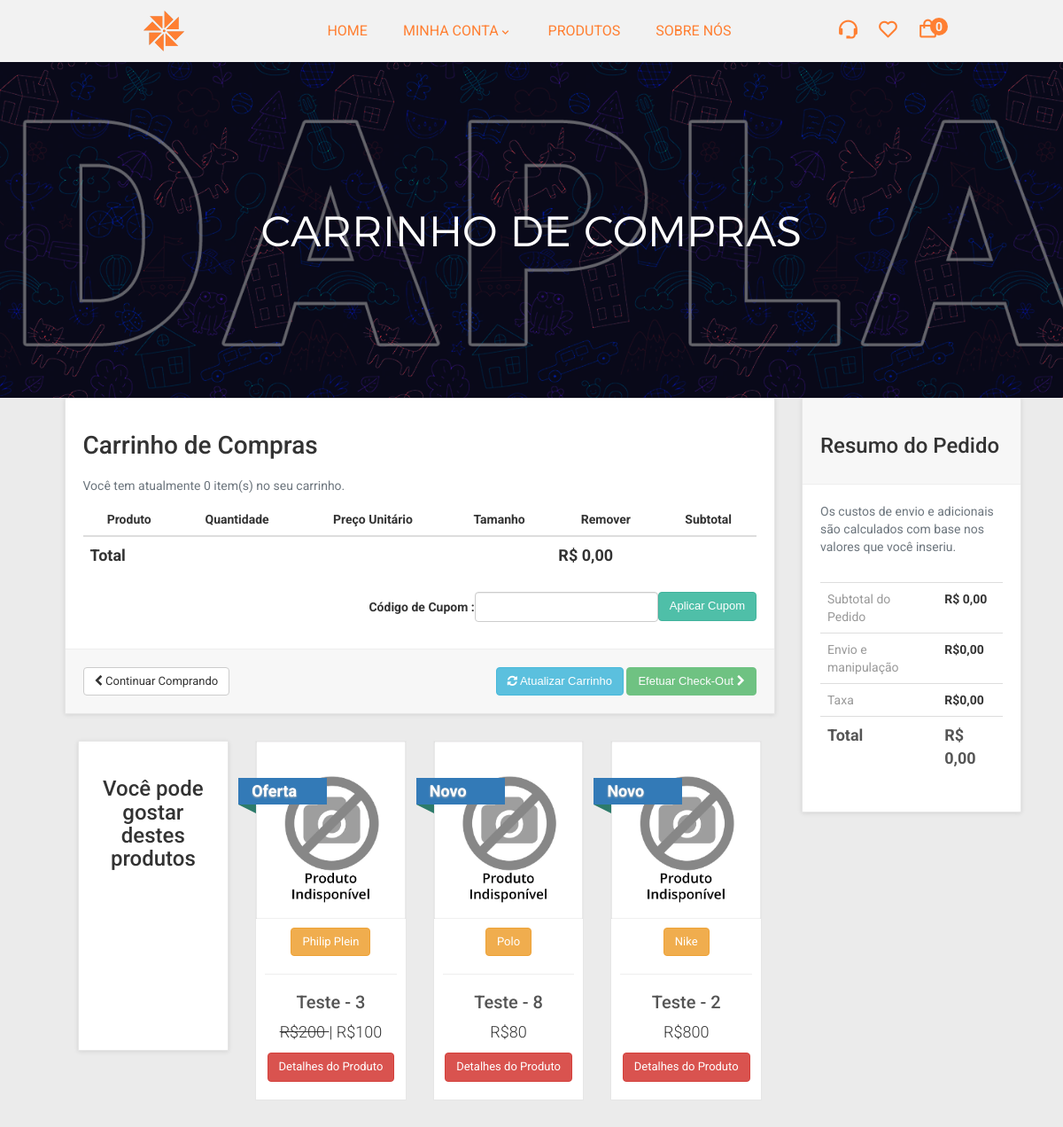
The app's page /cart.php with its own data.
### tables this page shows
CREATE TABLE `products` (
  `product_id` int(10) NOT NULL,
  `p_cat_id` int(10) NOT NULL,
  `cat_id` int(10) NOT NULL,
  `manufacturer_id` int(10) NOT NULL,
  `date` timestamp NOT NULL DEFAULT current_timestamp() ON UPDATE current_timestamp(),
  `product_title` text NOT NULL,
  `product_url` text NOT NULL,
  `product_img1` text NOT NULL,
  `product_img2` text NOT NULL,
  `product_img3` text NOT NULL,
  `product_price` int(10) NOT NULL,
  `product_psp_price` int(100) NOT NULL,
  `product_desc` text NOT NULL,
  `product_features` text NOT NULL,
  `product_video` text NOT NULL,
  `product_keywords` text NOT NULL,
  `product_label` text NOT NULL,
  `status` varchar(255) NOT NULL
);

CREATE TABLE `manufacturers` (
  `manufacturer_id` int(10) NOT NULL,
  `manufacturer_title` text NOT NULL,
  `manufacturer_top` text NOT NULL,
  `manufacturer_image` text NOT NULL
);

### cart.php (the view, shortened to what this page needs)
<?php
$index = "index.php";
$cart = "#";
$favorites = "customer/my_account.php?my_wishlist";
$products = "shop.php";
$contato = "contact.php";
$sobrenos = "about.php";
include("includes/db.php");
include("includes/header.php");
include("functions/functions.php");
include("includes/main.php");
?>
<main>
  <div class="nero">
    <div class="nero__heading">
      <span class="hero__bold">CARRINHO</span> de Compras
    </div>
  </div>
</main>
<div id="content">
  <div class="container">
    <div class="col-md-9" id="cart">
      <div class="box">
        <form action="cart.php" method="post" enctype="multipart-form-data">
          <h1> Carrinho de Compras </h1>
          <?php
          $ip_add = getRealUserIp();
          $selectCarrinho = "select * from cart where ip_add='$ip_add'";
          $runCarrinho = mysqli_query($con, $selectCarrinho);
          $count = mysqli_num_rows($runCarrinho);
          ?>
          <p class="text-muted"> Você tem atualmente
            <?php echo $count; ?> item(s) no seu carrinho.
          </p>
          <div class="table-responsive">
            <table class="table">
              <thead>
                <tr>
                  <th colspan="2">Produto</th>
                  <th>Quantidade</th>
                  <th>Preço Unitário</th>
                  <th>Tamanho</th>
                  <th colspan="1">Remover</th>
                  <th colspan="2"> Subtotal </th>
                </tr>
              </thead>
                <?php
                $total = 0;
                    ?>
              <tfoot>
                <tr>
                  <th colspan="5"> Total </th>
                  <th colspan="2"> R$
                    <?php echo $total; ?>,00
                  </th>
                </tr>
              </tfoot>
            </table>
            <div class="form-inline pull-right">
              <div class="form-group">
                <label>Código de Cupom : </label>
                <input type="text" name="Codigo" class="form-control">
              </div>
              <input class="btn btn-primary" type="submit" name="Cupom_Aplicar" value="Aplicar Cupom">
            </div>
          </div>
          <div class="box-footer">
            <div class="pull-left">
              <a href="index.php" class="btn btn-default">
                <i class="fa fa-chevron-left"></i> Continuar Comprando
              </a>
            </div>
            <div class="pull-right">
              <button class="btn btn-info" type="submit" name="update">
                <i class="fa fa-refresh"></i> Atualizar Carrinho
              </button>
              <?php
              $quantidadeZero = false;
              if ($count == 0 || $quantidadeZero) {
                echo '<button class="btn btn-success" disabled>
      Efetuar Check-Out <i class="fa fa-chevron-right"></i>
  </button>';
              } else {
                echo '<a href="select_payment.php" class="btn btn-success">
      Efetuar Check-Out <i class="fa fa-chevron-right"></i>
  </a>';
              }
              ?>
            </div>
          </div>
        </form>
      </div>
      <div id="row same-height-row">
        <div class="col-md-3 col-sm-6">
          <div class="box same-height headline">
            <h3 class="text-center"> Você pode gostar destes produtos </h3>
          </div>
        </div>
        <?php
        $getProduto = "select * from products order by rand() LIMIT 0,3";
        $runProduto = mysqli_query($con, $getProduto);
        while ($rowProducts = mysqli_fetch_array($runProduto)) {
          $tituloProduto = $rowProducts['product_title'];
          $precoProduto = $rowProducts['product_price'];
          $produtoImagem1 = $rowProducts['product_img1'];
          $produtoRotulo = $rowProducts['product_label'];
          $idFabricante = $rowProducts['manufacturer_id'];
          $getManufacturer = "select * from manufacturers where manufacturer_id='$idFabricante'";
          $runManufacturer = mysqli_query($db, $getManufacturer);
          $rowManufacturer = mysqli_fetch_array($runManufacturer);
          $nomeFabricante = $rowManufacturer['manufacturer_title'];
          $proPspPrice = $rowProducts['product_psp_price'];
          $proUrl = $rowProducts['product_url'];
          if ($produtoRotulo == "Oferta" or $produtoRotulo == "Presente") {
            $productPrice = "<del> R$$precoProduto </del>";
            $productPspPrice = "| R$$proPspPrice";
          } else {
            $productPspPrice = "";
            $productPrice = "R$$precoProduto";
          }
          if ($produtoRotulo == "") {
          } else {
            $productLabel = "
<a class='label sale' href='#' style='color:black;'>
<div class='thelabel'>$produtoRotulo</div>
<div class='label-background'> </div>
</a>
";
          }
          echo "
<div class='col-md-3 col-sm-6 center-responsive' >
<div class='product' >
<a href='$proUrl' >
<img src='admin_area/product_images/$produtoImagem1' class='img-responsive' >
</a>
<div class='text' >
<center>
<p class='btn btn-warning'> $nomeFabricante </p>
</center>
<hr>
<h3><a href='$proUrl' >$tituloProduto</a></h3>
<p class='price' > $productPrice $productPspPrice </p>
<p class='buttons' >
<a href='$proUrl' class='btn btn-danger'>Detalhes do Produto</a>
</p>
</div>
$productLabel
</div>
</div>
";
        }
        ?>
      </div>
    </div>
    <div class="col-md-3">
      <div class="box" id="order-summary">
        <div class="box-header">
          <h3>
            Resumo do Pedido</h3>
        </div>
        <p class="text-muted">
          Os custos de envio e adicionais são calculados com base nos valores que você inseriu.
        </p>
        <div class="table-responsive">
          <table class="table">
            <tbody>
              <tr>
                <td> Subtotal do Pedido </td>
                <th> R$
                  <?php echo $total; ?>,00
                </th>
              </tr>
              <tr>
                <td> Envio e manipulação </td>
                <th>R$0,00</th>
              </tr>
              <tr>
                <td>Taxa</td>
                <th>R$0,00</th>
              </tr>
              <tr class="total">
                <td>Total</td>
                <th>R$
                  <?php echo $total; ?>,00
                </th>
              </tr>
            </tbody>
          </table>
        </div>
      </div>
    </div>
  </div>
</div>
</body>
</html>

### includes/header.php (shortened to what this page needs)
<!DOCTYPE html>
<html lang="en">
<head>
  <link rel="stylesheet" href="https://cdn.jsdelivr.net/npm/swiper@10/swiper-bundle.min.css" />
  <link href="styles/bootstrap.css" rel="stylesheet">
  <link href="styles/bootstrap.min.css" rel="stylesheet">
  <link href="styles/backend.css" rel="stylesheet">
  <link href="styles/style.css" rel="stylesheet">
  <link href="styles/Home.css" rel="stylesheet">
  <link href="styles/aboutus.css" rel="stylesheet">
  <link rel="stylesheet" href="styles/myaccount.css">
  <link href="font-awesome/css/font-awesome.min.css" rel="stylesheet">
</head>
<body>
</body>
</html>

### includes/main.php (shortened to what this page needs)
<link rel="stylesheet" href="https://unpkg.com/boxicons@latest/css/boxicons.min.css">
</head>
<body>
  <header>
    <nav>
      <div class="logozinha">
        <a href="<?php echo $index ?>" class="logo"><img src="images/logo2.png" alt=""><span>ADAPLAY</span></a>
      </div>
      <ul class="navmenuzin">
        <li><a href="<?php echo $index ?>">Home</a></li>
        <li id="dropdownzinho"><a href="#">Minha Conta<i class='bx bx-chevron-down'></i></a>
            </li>
          </ul>
        <li><a href="<?php echo $products ?>">Produtos</a></li>
        <li><a href="<?php echo $sobrenos ?>">Sobre Nós</a></li>
      <div class="nav-icon">
        <a href="<?php echo $contato ?>"><i class='bx bx-support'></i></a>
        <a href="<?php echo $favorites ?>"><i class='bx bx-heart'></i></a>
        <div class="Carrinho">
          <a href="<?php echo $cart ?>"><i class='bx bx-shopping-bag'></i> </a>
          <p>
            <?php items(); ?>
          </p>
        </div>
      </div>
    </nav>
  </header>

### functions/functions.php (shortened to what this page needs)
<?php
$db = mysqli_connect("localhost", "root", "", "ecom_store");
function getRealUserIp()
{
  switch (true) {
    default:
      return $_SERVER['REMOTE_ADDR'];
  }
}
function items()
{
  global $db;
  $ip_add = getRealUserIp();
  $get_items = "select * from cart where ip_add='$ip_add'";
  $run_items = mysqli_query($db, $get_items);
  $count_items = mysqli_num_rows($run_items);
  echo $count_items;
}

### styles/backend.css (style rules this page uses)
html { font-family: "Roboto", Helvetica, Arial, sans-serif; line-height: 1.15; -ms-text-size-adjust: 100%; -webkit-text-size-adjust: 100%; }
body { margin: 0; }
article, aside, footer, header, nav, section { font-family: "Roboto", Helvetica, Arial, sans-serif; display: block; }
h1 { font-size: 2em; margin: 0.67em 0; }
figcaption, figure, main { display: block; }
hr { box-sizing: content-box; height: 0; overflow: visible; }
a { background-color: transparent; -webkit-text-decoration-skip: objects; }
img { border-style: none; }
button, input, optgroup, select, textarea { font-family: sans-serif; font-size: 100%; line-height: 1.15; margin: 0; }
button, input { overflow: visible; }
button, select { text-transform: none; }
[type="reset"], [type="submit"], button, html [type="button"] { -webkit-appearance: button; }
html { box-sizing: border-box; }
body { font-family: Montserrat, sans-serif; font-weight: 400; background-color: white; }
img { max-width: 100%; height: auto; }
.btn { display: inline-block; vertical-align: top; font-size: 13px; text-decoration: none; -webkit-transition: 0.3s; transition: 0.3s; }
.nero { padding-top: 160px; padding-bottom: 140px; font-family: "montserratlight", sans-serif; text-align: center; text-transform: uppercase; color: #fff; background: #666 url("../images/BACKGROUNDBanner.png") no-repeat; background-size: cover; background-position: center; }
.nero__heading { font-size: 48px; }
:root { --color-principal: #00c8c8; --color-secundaria: #11111f; --color-texto: #ff7f32; }
header { font-family: Jost; }
nav { position: relative; width: 100%; top: 0; right: 0; z-index: 1000; display: flex; align-items: center; justify-content: space-between; padding: 20px 10%; background: #f2f2f2; }
.logozinha { max-height: 20px; display: flex; align-items: center; text-decoration: none; }
.logo img { max-width: 130px; height: auto; }
.logo { text-decoration: none; color: #ff7f32; font-weight: bold; }
.logozinha a { text-decoration: none; }
.logozinha a { color: #ff7f32; }
.navmenuzin { display: flex; list-style: none; margin: 0; padding: 0; }
.navmenuzin a { color: var(--color-texto); font-size: 16px; text-transform: uppercase; padding: 10px 20px; font-weight: 400; transition: all 0.42s ease; text-decoration: none; }
.nav-icon { display: flex; align-items: center; }
.nav-icon i { margin-right: 20px; color: var(--color-texto); font-size: 25px; font-weight: 400; transition: all 0.42s ease; }
#dropdownzinho i { transform: translateY(20%); transition: all 0.1s ease-in; }
.Carrinho { display: flex; }
.Carrinho i { margin-right: 0; }
.Carrinho p { text-decoration: none; color: #f2f2f2; background: var(--color-texto); width: 20px; align-items: center; justify-content: center; font-weight: bold; border-radius: 100%; display: flex; transform: translateX(-50%); }

### styles/Home.css (style rules this page uses)
html, body { margin: 0; padding: 0; overflow-x: hidden; height: 100%; width: 100%; }
:root { --card-height: 210px; --card-width: calc(var(--card-height) / 1.2); }

### customer/styles/myaccount.css (style rules this page uses)
html, body { margin: 0; padding: 0; overflow-x: hidden; height: 100%; width: 100%; }

### records on screen
products: product_img1 (picture), manufacturer.manufacturer_title "Philip Plein", product_title "Teste - 3", product_price "200", product_psp_price "| R$100", product_label "Oferta"
products: product_img1 (picture), manufacturer.manufacturer_title "Polo", product_title "Teste - 8", product_price "R$80", product_label "Novo"
products: product_img1 (picture), manufacturer.manufacturer_title "Nike", product_title "Teste - 2", product_price "R$800", product_label "Novo"

### other values on screen
$count_items "0"
$count "0"
$total "0"
